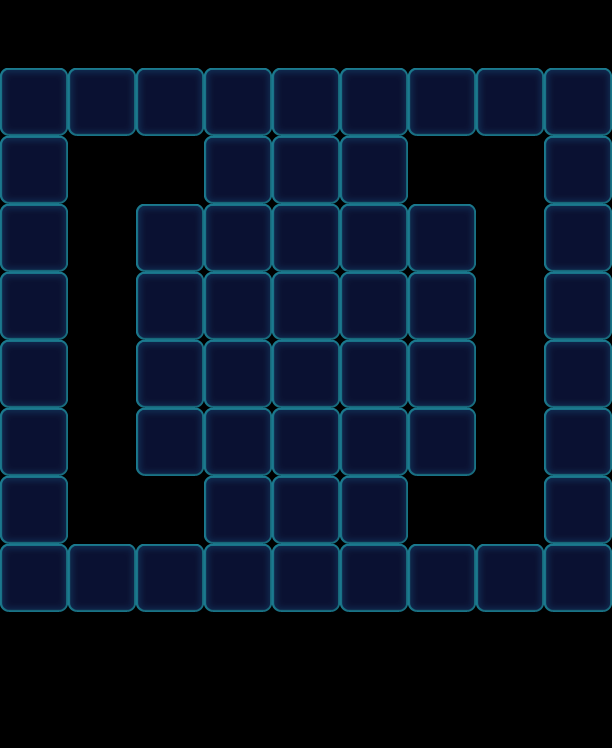

This game map was drawn from its Tiled (.tmx) file and the tilesets committed beside it. A one-line description and the trimmed map source follow:
An orthogonal 9x11 tile map with 68x68 px tiles, 1 tile layer (Valid), 2 tilesets and 45 objects (30x Floor, 15x Factory_Normal).

<map version="1.0" orientation="orthogonal" width="9" height="11" tilewidth="68" tileheight="68">
 <tileset firstgid="1" name="game_grid1" tilewidth="68" tileheight="68">
  <image source="game_grid1.png" width="68" height="68" />
 </tileset>
 <tileset firstgid="2" name="map" tilewidth="68" tileheight="68">
  <image source="map.png" width="1024" height="1024" />
 </tileset>
 <layer name="Valid" width="9" height="11">
  <data>[99 cells, 56 non-empty, 1 distinct tile ids]</data>
 </layer>
 <objectgroup name="BottomObj" width="9" height="11">
  <object name="Jelly2" type="Floor" gid="33" x="68" y="612">
   <properties>
    <property name="Layers" value="2" />
   </properties>
  </object>
  <object name="Jelly2" type="Floor" gid="33" x="0" y="204">
   <properties>
    <property name="Layers" value="2" />
   </properties>
  </object>
  <object name="Jelly2" type="Floor" gid="33" x="544" y="204">
   <properties>
    <property name="Layers" value="2" />
   </properties>
  </object>
  <object name="Jelly2" type="Floor" gid="33" x="204" y="612">
   <properties>
    <property name="Layers" value="2" />
   </properties>
  </object>
  <object name="Jelly2" type="Floor" gid="33" x="68" y="136">
   <properties>
    <property name="Layers" value="2" />
   </properties>
  </object>
  <object name="Jelly2" type="Floor" gid="33" x="0" y="408">
   <properties>
    <property name="Layers" value="2" />
   </properties>
  </object>
  <object name="Jelly2" type="Floor" gid="33" x="0" y="340">
   <properties>
    <property name="Layers" value="2" />
   </properties>
  </object>
  <object name="Jelly2" type="Floor" gid="33" x="0" y="544">
   <properties>
    <property name="Layers" value="2" />
   </properties>
  </object>
  <object name="Jelly2" type="Floor" gid="33" x="0" y="476">
   <properties>
    <property name="Layers" value="2" />
   </properties>
  </object>
  <object name="Jelly2" type="Floor" gid="33" x="0" y="272">
   <properties>
    <property name="Layers" value="2" />
   </properties>
  </object>
  <object name="Jelly2" type="Floor" gid="33" x="544" y="544">
   <properties>
    <property name="Layers" value="2" />
   </properties>
  </object>
  <object name="Jelly2" type="Floor" gid="33" x="136" y="612">
   <properties>
    <property name="Layers" value="2" />
   </properties>
  </object>
  <object name="Jelly2" type="Floor" gid="33" x="136" y="136">
   <properties>
    <property name="Layers" value="2" />
   </properties>
  </object>
  <object name="Jelly2" type="Floor" gid="33" x="544" y="408">
   <properties>
    <property name="Layers" value="2" />
   </properties>
  </object>
  <object name="Jelly2" type="Floor" gid="33" x="544" y="340">
   <properties>
    <property name="Layers" value="2" />
   </properties>
  </object>
  <object name="Jelly2" type="Floor" gid="33" x="272" y="612">
   <properties>
    <property name="Layers" value="2" />
   </properties>
  </object>
  <object name="Jelly2" type="Floor" gid="33" x="544" y="476">
   <properties>
    <property name="Layers" value="2" />
   </properties>
  </object>
  <object name="Jelly2" type="Floor" gid="33" x="544" y="272">
   <properties>
    <property name="Layers" value="2" />
   </properties>
  </object>
  <object name="Jelly" type="Floor" gid="32" x="0" y="136">
   <properties>
    <property name="Layers" value="1" />
   </properties>
  </object>
  <object name="Jelly" type="Floor" gid="32" x="544" y="136">
   <properties>
    <property name="Layers" value="1" />
   </properties>
  </object>
  <object name="Jelly" type="Floor" gid="32" x="0" y="612">
   <properties>
    <property name="Layers" value="1" />
   </properties>
  </object>
  <object name="Jelly" type="Floor" gid="32" x="544" y="612">
   <properties>
    <property name="Layers" value="1" />
   </properties>
  </object>
  <object name="Jelly2" type="Floor" gid="33" x="272" y="136">
   <properties>
    <property name="Layers" value="2" />
   </properties>
  </object>
  <object name="Jelly2" type="Floor" gid="33" x="408" y="136">
   <properties>
    <property name="Layers" value="2" />
   </properties>
  </object>
  <object name="Jelly2" type="Floor" gid="33" x="340" y="136">
   <properties>
    <property name="Layers" value="2" />
   </properties>
  </object>
  <object name="Jelly2" type="Floor" gid="33" x="204" y="136">
   <properties>
    <property name="Layers" value="2" />
   </properties>
  </object>
  <object name="Jelly2" type="Floor" gid="33" x="340" y="612">
   <properties>
    <property name="Layers" value="2" />
   </properties>
  </object>
  <object name="Jelly2" type="Floor" gid="33" x="476" y="612">
   <properties>
    <property name="Layers" value="2" />
   </properties>
  </object>
  <object name="Jelly2" type="Floor" gid="33" x="408" y="612">
   <properties>
    <property name="Layers" value="2" />
   </properties>
  </object>
  <object name="Jelly2" type="Floor" gid="33" x="476" y="136">
   <properties>
    <property name="Layers" value="2" />
   </properties>
  </object>
 </objectgroup>
 <objectgroup name="MiddleObj" width="9" height="11" />
 <objectgroup color="#000000" name="TopObj" width="9" height="11">
  <object name="10" type="Factory_Normal" x="0" y="0" width="68" height="68">
   <properties>
    <property name="FactoryColorsConfig" value="Blue,Green,Yellow,Pink,Purple" />
   </properties>
  </object>
  <object name="10" type="Factory_Normal" x="68" y="0" width="68" height="68">
   <properties>
    <property name="FactoryColorsConfig" value="Blue,Green,Yellow,Pink,Purple" />
   </properties>
  </object>
  <object name="10" type="Factory_Normal" x="136" y="0" width="68" height="68">
   <properties>
    <property name="FactoryColorsConfig" value="Blue,Green,Yellow,Pink,Purple" />
   </properties>
  </object>
  <object name="10" type="Factory_Normal" x="204" y="0" width="68" height="68">
   <properties>
    <property name="FactoryColorsConfig" value="Blue,Green,Yellow,Pink,Purple" />
   </properties>
  </object>
  <object name="10" type="Factory_Normal" x="272" y="0" width="68" height="68">
   <properties>
    <property name="FactoryColorsConfig" value="Blue,Green,Yellow,Pink,Purple" />
   </properties>
  </object>
  <object name="10" type="Factory_Normal" x="340" y="0" width="68" height="68">
   <properties>
    <property name="FactoryColorsConfig" value="Blue,Green,Yellow,Pink,Purple" />
   </properties>
  </object>
  <object name="10" type="Factory_Normal" x="408" y="0" width="68" height="68">
   <properties>
    <property name="FactoryColorsConfig" value="Blue,Green,Yellow,Pink,Purple" />
   </properties>
  </object>
  <object name="10" type="Factory_Normal" x="136" y="136" width="68" height="68">
   <properties>
    <property name="FactoryColorsConfig" value="Blue,Green,Yellow,Pink,Purple" />
   </properties>
  </object>
  <object name="10" type="Factory_Normal" x="544" y="0" width="68" height="68">
   <properties>
    <property name="FactoryColorsConfig" value="Blue,Green,Yellow,Pink,Purple" />
   </properties>
  </object>
  <object name="10" type="Factory_Normal" x="408" y="136" width="68" height="68">
   <properties>
    <property name="FactoryColorsConfig" value="Blue,Green,Yellow,Pink,Purple" />
   </properties>
  </object>
  <object name="10" type="Factory_Normal" x="476" y="0" width="68" height="68">
   <properties>
    <property name="FactoryColorsConfig" value="Blue,Green,Yellow,Pink,Purple" />
   </properties>
  </object>
  <object name="10" type="Factory_Normal" x="136" y="476" width="68" height="68">
   <properties>
    <property name="FactoryColorsConfig" value="Blue,Green,Yellow,Pink,Purple" />
   </properties>
  </object>
  </objectgroup>
 <objectgroup color="#0000ff" name="CeilObj" width="9" height="11" />
</map>
<!-- 3 of 45 objects omitted -->
